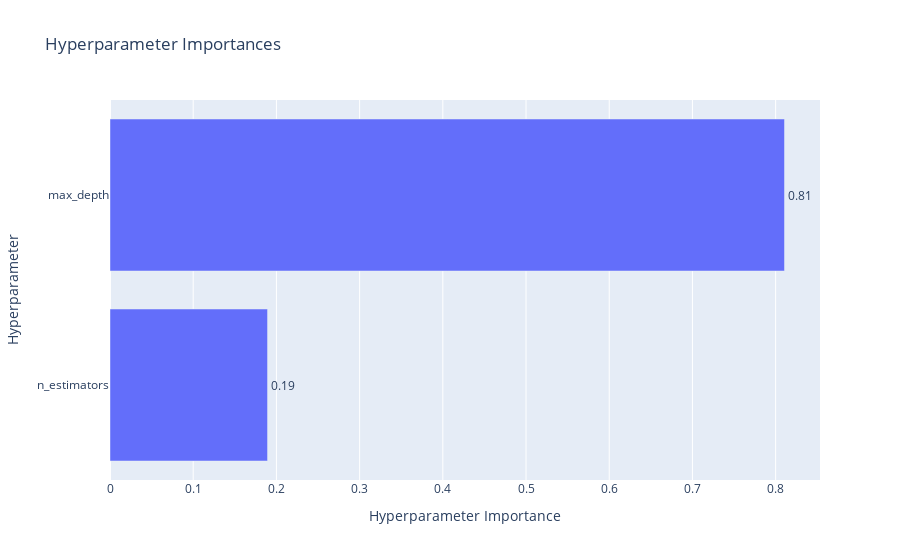

Source (notebook cell):
### Code cell
# 5. Hyperparameter Importance
plot_param_importances(study).show()

### Figure 1 — Plotly figure (JSON) as saved in the notebook; plotly's stock layout.template omitted (floating-point values rounded to 4 significant figures)
{"data": [{"cliponaxis": false, "hovertemplate": ["n_estimators (IntDistribution): 0.189341880660043<extra></extra>", "max_depth (IntDistribution): 0.810658119339957<extra></extra>"], "name": "Objective Value", "orientation": "h", "text": ["0.19", "0.81"], "textposition": "outside", "type": "bar", "x": [0.1893, 0.8107], "y": ["n_estimators", "max_depth"]}], "layout": {"title": {"text": "Hyperparameter Importances"}, "xaxis": {"title": {"text": "Hyperparameter Importance"}}, "yaxis": {"title": {"text": "Hyperparameter"}}}}
